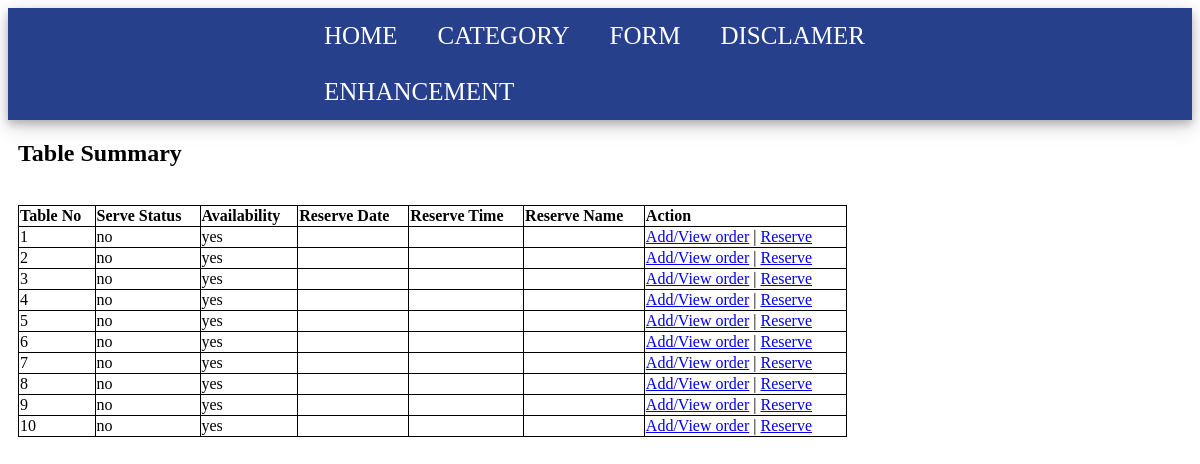
Screenshot of /showtable.php with the database file from the repository.
### tables this page shows
CREATE TABLE `tablestable` (
  `tableno` int(4) NOT NULL,
  `servestatus` varchar(20) NOT NULL,
  `reservedate` date DEFAULT NULL,
  `reservetime` time DEFAULT NULL,
  `reservename` varchar(50) NOT NULL,
  `availability` varchar(3) NOT NULL
);

### showtable.php (the view, shortened to what this page needs)
<?php
$conn=mysqli_connect("localhost","root","","cafedb");
?>
<!DOCTYPE html>
<html lang="eng">
<head>
	<link href="style.css" rel="stylesheet"/>
</head>
<nav class="nav">
		<ul>
			<li><a href="index.html">HOME</a></li>
			<li class="dropdown">
				<a href="category.html" class="dropbtn">CATEGORY</a>
			</li>
			<li><a href="enquiry.html">FORM</a></li>
			<li><a href="Disclaimer.html">DISCLAMER</a></li>
			<li><a href="enhancement.html">ENHANCEMENT</a></li>
		</ul>
</nav>
<body>
    <section class="content" >
	<h1 class="tablesum">Table Summary</h1>
        <div class="row">
            <div class="col-xs-12">
                <div class="box">
								<br/>
								<table class="showtable">
								<tr>
								<td><strong>Table No</strong></td>
								<td><strong>Serve Status </strong></td>
								<td><strong>Availability </strong></td>
								<td><strong>Reserve Date </strong></td>
							<td><strong>Reserve Time </strong></td>
							<td><strong>Reserve Name </strong></td>
								<td><strong>Action </strong></td>
								</tr>
				<?php
						$sql="SELECT * from tablestable";
						$result=mysqli_query($conn,$sql);
					if(mysqli_num_rows($result)>0)
					{	while($row=mysqli_fetch_array($result))
						{
			?>
					<tr>
							<td>
							<?php echo $row["tableno"];?></td>
							<td>
							<?php echo $row["servestatus"];?></td>
							<td>
							<?php echo $row["availability"];?></td>
							<td>
							<?php echo $row["reservedate"];?></td>
	<td>
							<?php echo $row["reservetime"];?></td>
							<td>
							<?php echo $row["reservename"];?></td>
	<td><a href="menu.php?tableno=<?php echo $row["tableno"]?>">Add/View order</a> | <a href="form.php?tableno=<?php echo $row["tableno"]?>">Reserve</a></td>
				<?php }}?>
                </div>
            </div>
        </div>
    </section>
</body>
</html>

### style.css (style rules this page uses)
.nav { background-color:#27408b; height: auto; box-shadow: 0 4px 8px 0 rgba(0, 0, 0, 0.2), 0 6px 20px 0 rgba(0, 0, 0, 0.19); }
.nav ul { list-style-type: none; padding-left: 10px; padding-right: 10px; overflow: hidden; background-color: #27408b; width: 50%; margin: auto; }
.nav ul li { float: left; padding: 0px 10px; display:inline; }
.nav li a, .dropbtn { font-family: Typo1, san-serif; display: inline-block; color: white; text-align: center; font-size: 25px; padding: 14px 10px; text-decoration: none; }
.nav li.dropdown { display: inline-block; }
.tablesum { margin-left:10px; }
.showtable { margin-left:10px; width:70%; size:50px; border:1px solid black; border-collapse:collapse; width=50%; }
.showtable tr td { border:1px solid black; border-collapse:collapse; width=50%; }

### rows the page displays
tablestable: tableno "1", servestatus "no", availability "yes"
tablestable: tableno "2", servestatus "no", availability "yes"
tablestable: tableno "3", servestatus "no", availability "yes"
tablestable: tableno "4", servestatus "no", availability "yes"
tablestable: tableno "5", servestatus "no", availability "yes"
tablestable: tableno "6", servestatus "no", availability "yes"
tablestable: tableno "7", servestatus "no", availability "yes"
tablestable: tableno "8", servestatus "no", availability "yes"
tablestable: tableno "9", servestatus "no", availability "yes"
tablestable: tableno "10", servestatus "no", availability "yes"
